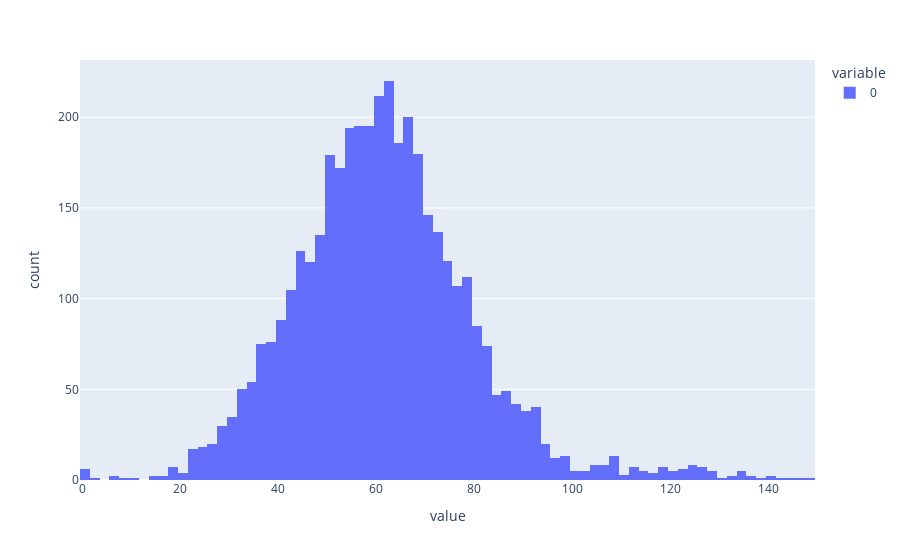

Write notebook code for a chart like this one.
### Code cell
sae.eval()

with torch.no_grad():
    # activation store can give us tokens.
    batch_tokens = token_dataset[:32]["tokens"]
    _, cache = model.run_with_cache(batch_tokens, prepend_bos=True)

    # Use the SAE
    feature_acts = sae.encode(cache[sae.cfg.metadata.hook_name])
    sae_out = sae.decode(feature_acts)

    # save some room
    del cache

    # ignore the bos token, get the number of features that activated in each token, averaged accross batch and position
    l0 = (feature_acts[:, 1:] > 0).float().sum(-1).detach()
    print("average l0", l0.mean().item())
    px.histogram(l0.flatten().cpu().numpy()).show()

### Figure 1 — Plotly figure (JSON) as saved in the notebook; plotly's stock layout.template omitted (floating-point values rounded to 4 significant figures; data arrays with more than 128 entries replaced by an {"elided": "..."} marker saying what was removed)
{"data": [{"alignmentgroup": "True", "bingroup": "x", "hovertemplate": "variable=0<br>value=%{x}<br>count=%{y}<extra></extra>", "legendgroup": "0", "marker": {"color": "#636efa", "pattern": {"shape": ""}}, "name": "0", "offsetgroup": "0", "orientation": "v", "showlegend": true, "type": "histogram", "x": {"elided": "4064 int values"}, "xaxis": "x", "yaxis": "y"}], "layout": {"barmode": "relative", "legend": {"title": {"text": "variable"}, "tracegroupgap": 0}, "margin": {"t": 60}, "xaxis": {"anchor": "y", "domain": [0, 1], "title": {"text": "value"}}, "yaxis": {"anchor": "x", "domain": [0, 1], "title": {"text": "count"}}}}
